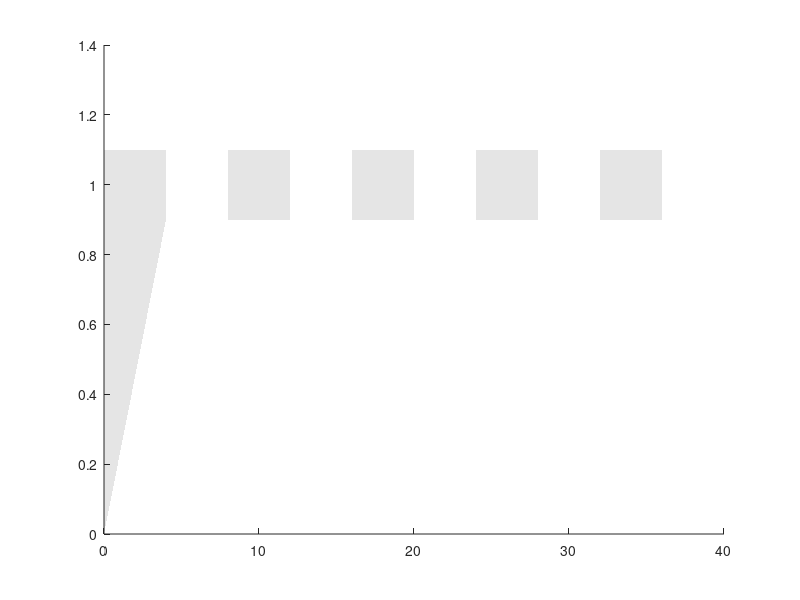

MATLAB code for this plot:
xBox = [0 4 4 0];
yBox = [0 0.9 1.1 1.1];
patch(xBox, yBox, 'black', 'FaceColor', 'black', 'FaceAlpha', 0.1,'LineStyle','none');
hold on
xBox = [8 12 12 8];
yBox = [0.9 0.9 1.1 1.1];
patch(xBox, yBox, 'black', 'FaceColor', 'black', 'FaceAlpha', 0.1,'LineStyle','none');
hold on
xBox = [16 20 20 16];
yBox = [0.9 0.9 1.1 1.1];
patch(xBox, yBox, 'black', 'FaceColor', 'black', 'FaceAlpha', 0.1,'LineStyle','none');
hold on
xBox = [24 28 28 24];
yBox = [0.9 0.9 1.1 1.1];
patch(xBox, yBox, 'black', 'FaceColor', 'black', 'FaceAlpha', 0.1,'LineStyle','none');
hold on
xBox = [32 36 36 32];
yBox = [0.9 0.9 1.1 1.1];
patch(xBox, yBox, 'black', 'FaceColor', 'black', 'FaceAlpha', 0.1,'LineStyle','none');